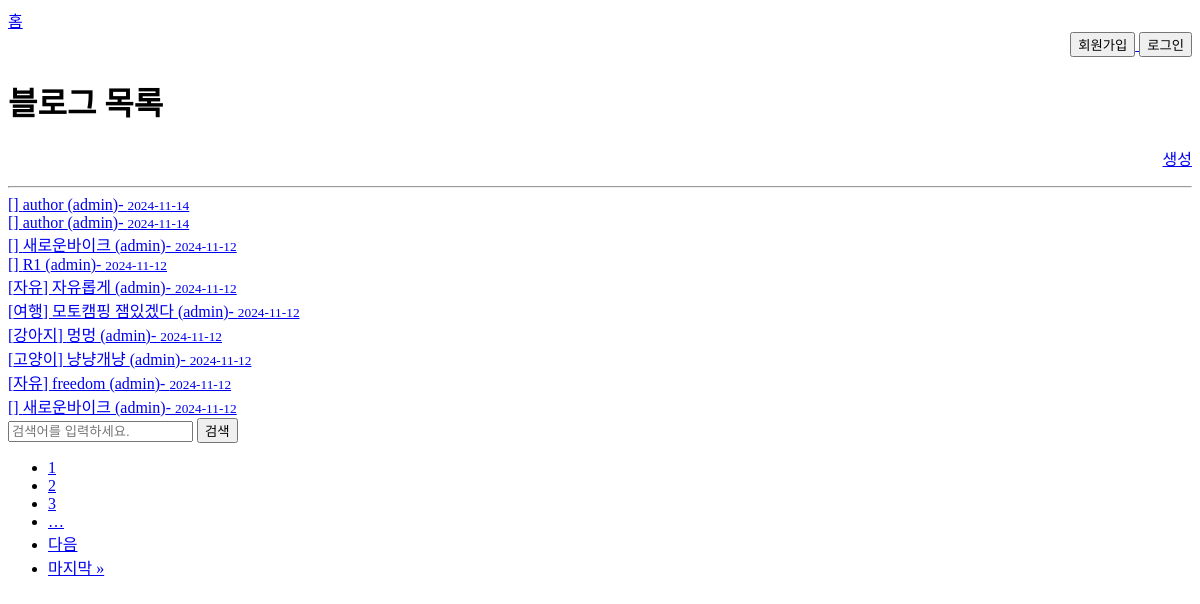
/fb/, run on an earlier commit of the app's database.
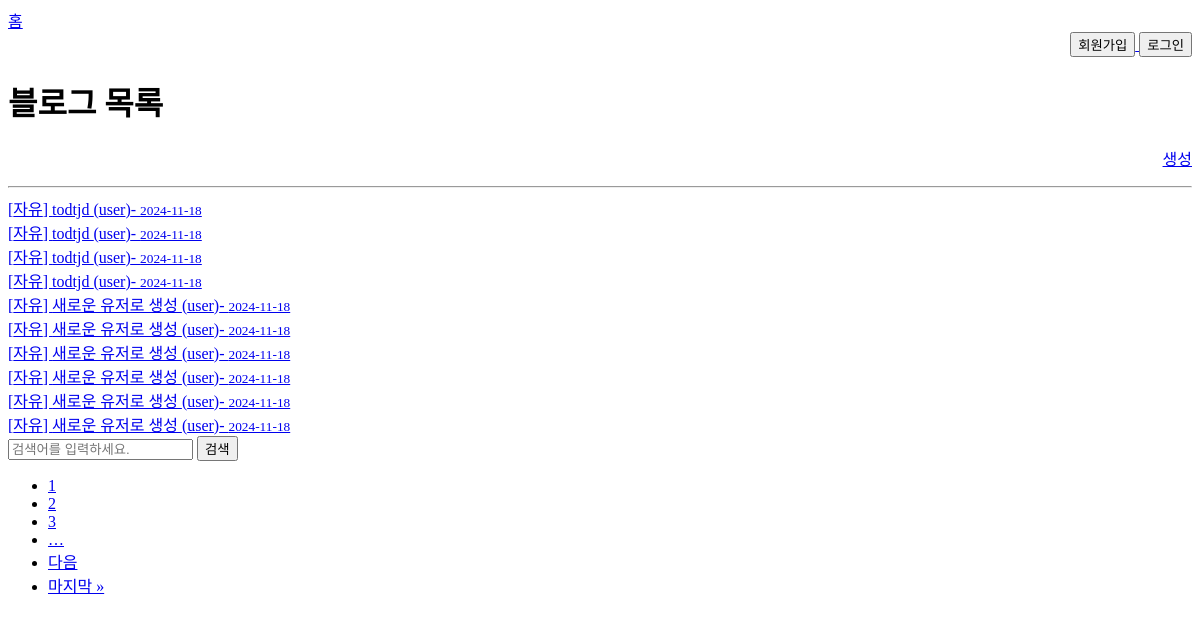
And on a later commit of the database.
### blog/models.py (models this page shows, shortened)
class Blog(TimestampModel):
    User = get_user_model()
    CATEGORY_CHOICES = (
        ("free", "자유"),
        ("travel", "여행"),
        ("cat", "고양이"),
        ("dog", "강아지"),
    )
    category = models.CharField(
        "카테고리", max_length=10, choices=CATEGORY_CHOICES, default="free"
    )
    title = models.CharField("제목", max_length=100)
    content = models.TextField("본문")
    author = models.ForeignKey(User, on_delete=models.CASCADE)
    class Meta:
        verbose_name = "블로그"
        verbose_name_plural = "블로그 목록"

### blog/views.py (the view)
# urls.py: path("", views.blog_list, name="list"),
def blog_list(request):
    blogs = Blog.objects.all().order_by("-created_at")
    q = request.GET.get("q")
    if q:
        blogs = blogs.filter(Q(title__icontains=q) | Q(content__icontains=q))
        blogs = blogs.filter(content__icontains=q)
    paginator = Paginator(blogs, 10)
    page = request.GET.get("page")
    page_object = paginator.get_page(page)
    visits = int(request.COOKIES.get("visits", 0)) + 1
    request.session["count"] = request.session.get("count", 0) + 1
    context = {
        "object_list": page_object.object_list,
        "page_obj": page_object,
    }
    response = render(request, "blog_list.html", context)
    response.set_cookie("visits", visits)  # Set the updated visit count
    return response

### templates/blog_list.html (shortened to what this page needs)
{% extends 'base.html' %}
{% block content %}
    <div class="mt-2">
    <h1 class="d-inline">블로그 목록</h1>
        <p style="text-align: right">
            <a href="{%  url 'blog:create' %}" class="float-end btn btn-sm btn-primary">생성</a>
        </p>
    </div>
    <hr>
    {% for blog in object_list %}
        <div class="my-1">
            <a href="{% url 'blog:detail' blog.pk %}" class="link-primary link-offset-2 link-underline-opacity-25 link-underline-opacity-100-hover">
                [{{ blog.get_category_display }}] {{ blog.title }} <span>({{ blog.author.username }})</span>- <small>{{ blog.created_at | date:"Y-m-d" }}</small>
            </a>
        </div>
    {% endfor %}
    <form method="get" class="my-3 d-flex">
        <input class="form-control form-control-sm" name="q" type="text" placeholder="검색어를 입력하세요." value="{% if requeste.GET.q %}{{ request.GET.q }}{% endif %}">
    <button class="btn btn-sm btn-info ms-2">검색</button>
    </form>
    <div>
        <ul class="pagination">
            {% for i in page_obj.paginator.page_range %}
                {% if page_obj.number == i %}
                <li class="page-item">
                    <a class="page-link active" href="#">
                        {{ i }}
                    </a>
                </li>
                {% elif i > page_obj.number|add:-3 and i < page_obj.number|add:3 %}
                    <li class="page-item">
                        <a class="page-link" href="?page={{ i }}{% if requeste.GET.q %}&q={{ request.GET.q }}{% endif %}">{{ i }}</a>
                    </li>
                {% endif %}
            {% endfor %}
            {% if page_obj.paginator.num_pages > page_obj.number|add:2 %}
                <li class="page-item">
                    <a class="page-link" href="?page={{ page_obj.number|add:3 }}">&hellip;</a>
                </li>
            {% endif %}
            {% if page_obj.has_next %}
                <li class="page-item">
                    <a class="page-link" href="?page={{ page_obj.next_page_number }}{% if requeste.GET.q %}&q={{ request.GET.q }}{% endif %}">다음</a>
                </li>
                <li class="page-item">
                    <a class="page-link" href="?page={{ page_obj.paginator.num_pages }}{% if requeste.GET.q %}&q={{ request.GET.q }}{% endif %}">마지막 &raquo;</a>
                </li>
            {% endif %}
        </ul>
    </div>
{% endblock content %}

What changed in the data, as far as the page shows it:
no longer on this page (row edited): Blog: title "author", author.username "admin", created_at "2024-11-14"
no longer on this page (row edited): Blog: title "author", author.username "admin", created_at "2024-11-14"
no longer on this page (row edited): Blog: title "새로운바이크", author.username "admin", created_at "2024-11-12"
no longer on this page (row edited): Blog: title "R1", author.username "admin", created_at "2024-11-12"
no longer on this page (row unchanged): Blog: category "자유", title "자유롭게", author.username "admin", created_at "2024-11-12"
no longer on this page (row unchanged): Blog: category "여행", title "모토캠핑 잼있겠다", author.username "admin", created_at "2024-11-12"
no longer on this page (row unchanged): Blog: category "강아지", title "멍멍", author.username "admin", created_at "2024-11-12"
no longer on this page (row unchanged): Blog: category "고양이", title "냥냥개냥", author.username "admin", created_at "2024-11-12"
no longer on this page (row unchanged): Blog: category "자유", title "freedom", author.username "admin", created_at "2024-11-12"
no longer on this page (row edited): Blog: title "새로운바이크", author.username "admin", created_at "2024-11-12"
added Blog: category "자유", title "todtjd", author.username "user", created_at "2024-11-18"
added Blog: category "자유", title "todtjd", author.username "user", created_at "2024-11-18"
added Blog: category "자유", title "todtjd", author.username "user", created_at "2024-11-18"
added Blog: category "자유", title "todtjd", author.username "user", created_at "2024-11-18"
added Blog: category "자유", title "새로운 유저로 생성", author.username "user", created_at "2024-11-18"
added Blog: category "자유", title "새로운 유저로 생성", author.username "user", created_at "2024-11-18"
added Blog: category "자유", title "새로운 유저로 생성", author.username "user", created_at "2024-11-18"
added Blog: category "자유", title "새로운 유저로 생성", author.username "user", created_at "2024-11-18"
added Blog: category "자유", title "새로운 유저로 생성", author.username "user", created_at "2024-11-18"
added Blog: category "자유", title "새로운 유저로 생성", author.username "user", created_at "2024-11-18"
